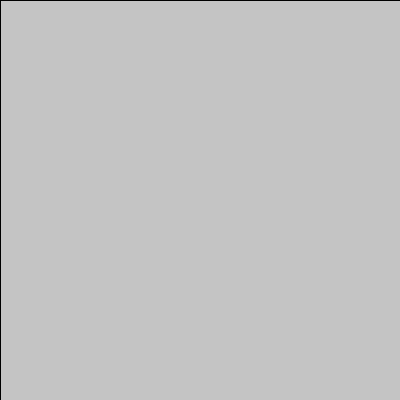
Frame 1 (no input)
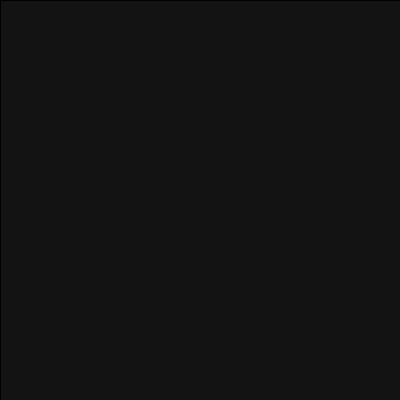
Frame 60 (the mouse pressed at the canvas centre just before this capture)
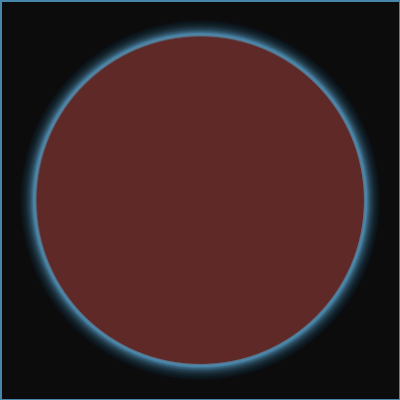
Frame 120 (the mouse held since frame 60 and released just before this capture)

The Processing sketch that drew these frames (run headless with seeded random() and noise(); from frame 60 on, the mouse is pressed at the canvas centre):

// Processing sketch: processing_170122
// ── processing_170122.pde

Droplet[] drops; // Declare the array
int numDrops = 50;
int currentDrop = 0;
void setup() {
size(400,400);
smooth();
drops = new Droplet[numDrops]; // Create the array
for (int i = 0; i < numDrops; i++) {
drops[i] = new Droplet(); // Create each object
}
}
void draw() {
  fill(0,10);
  rect(0,0,400,400);
for (int i = 0; i < numDrops; i++) {
drops[i].grow();
drops[i].display();
}
}
// Click to create a new Ring
void mousePressed() {
drops[currentDrop].start(mouseX, mouseY);
currentDrop++;
if (currentDrop >= numDrops) {
currentDrop = 0;
}
}
class Droplet {
  float x, y; // X-coordinate, y-coordinate
  float diameter; // Diameter of the droplet
  boolean on = false; // Turns the display on and off

  void start(float xpos, float ypos) {
    x = xpos;
    y = ypos;
    on = true;
    diameter = 360;
  }

  void grow() {
      if (on == true) {
        diameter -= 0.5;
      if (diameter < 1) {
        on = false;
      }
    }
  }

  void display() {
    if (on == true) {
      fill(200,100,80,10);
      strokeWeight(3);
      stroke(80,150,190, 70);
      ellipse(x, y, diameter, diameter);  
    }
  }
}
